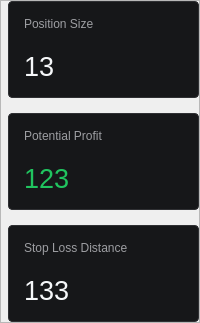
                                     <widget class="QFrame" name="frame_25">
                                      <property name="frameShape">
                                       <enum>QFrame::Shape::StyledPanel</enum>
                                      </property>
                                      <property name="frameShadow">
                                       <enum>QFrame::Shadow::Raised</enum>
                                      </property>
                                      <layout class="QVBoxLayout" name="verticalLayout_28">
                                       <property name="spacing">
                                        <number>15</number>
                                       </property>
                                       <property name="leftMargin">
                                        <number>7</number>
                                       </property>
                                       <property name="topMargin">
                                        <number>0</number>
                                       </property>
                                       <property name="rightMargin">
                                        <number>0</number>
                                       </property>
                                       <property name="bottomMargin">
                                        <number>0</number>
                                       </property>
                                       <item>
                                        <widget class="QFrame" name="frame_38">
                                         <property name="styleSheet">
                                          <string notr="true">background-color: rgb(22, 23, 25);
border:1px solid #2f3033;
border-radius:4px ;</string>
                                         </property>
                                         <property name="frameShape">
                                          <enum>QFrame::Shape::StyledPanel</enum>
                                         </property>
                                         <property name="frameShadow">
                                          <enum>QFrame::Shadow::Raised</enum>
                                         </property>
                                         <layout class="QVBoxLayout" name="verticalLayout_27">
                                          <property name="spacing">
                                           <number>20</number>
                                          </property>
                                          <property name="leftMargin">
                                           <number>15</number>
                                          </property>
                                          <property name="topMargin">
                                           <number>15</number>
                                          </property>
                                          <property name="rightMargin">
                                           <number>15</number>
                                          </property>
                                          <property name="bottomMargin">
                                           <number>15</number>
                                          </property>
                                          <item>
                                           <widget class="QFrame" name="frame_39">
                                            <property name="styleSheet">
                                             <string notr="true">border:0px;</string>
                                            </property>
                                            <property name="frameShape">
                                             <enum>QFrame::Shape::StyledPanel</enum>
                                            </property>
                                            <property name="frameShadow">
                                             <enum>QFrame::Shadow::Raised</enum>
                                            </property>
                                            <layout class="QHBoxLayout" name="horizontalLayout_32" stretch="1">
                                             <property name="spacing">
                                              <number>0</number>
                                             </property>
                                             <property name="leftMargin">
                                              <number>0</number>
                                             </property>
                                             <property name="topMargin">
                                              <number>0</number>
                                             </property>
                                             <property name="rightMargin">
                                              <number>0</number>
                                             </property>
                                             <property name="bottomMargin">
                                              <number>0</number>
                                             </property>
                                             <item>
                                              <widget class="QLabel" name="label_68">
                                               <property name="styleSheet">
                                                <string notr="true">color:#9d9ea2;
border:0px;</string>
                                               </property>
                                               <property name="text">
                                                <string>Position Size</string>
                                               </property>
                                              </widget>
                                             </item>
                                            </layout>
                                           </widget>
                                          </item>
                                          <item>
                                           <widget class="QLabel" name="pot_Size_label">
                                            <property name="font">
                                             <font>
                                              <family>Microsoft Sans Serif</family>
                                              <pointsize>20</pointsize>
                                              <fontweight>ExtraBold</fontweight>
                                             </font>
                                            </property>
                                            <property name="styleSheet">
                                             <string notr="true">color:#f5f7f9;
border:0px;</string>
                                            </property>
                                            <property name="text">
                                             <string>13</string>
                                            </property>
                                           </widget>
                                          </item>
                                         </layout>
                                        </widget>
                                       </item>
                                       <item>
                                        <widget class="QFrame" name="frame_36">
                                         <property name="styleSheet">
                                          <string notr="true">background-color: rgb(22, 23, 25);
border:1px solid #2f3033;
border-radius:4px ;</string>
                                         </property>
                                         <property name="frameShape">
                                          <enum>QFrame::Shape::StyledPanel</enum>
                                         </property>
                                         <property name="frameShadow">
                                          <enum>QFrame::Shadow::Raised</enum>
                                         </property>
                                         <layout class="QVBoxLayout" name="verticalLayout_26">
                                          <property name="spacing">
                                           <number>20</number>
                                          </property>
                                          <property name="leftMargin">
                                           <number>15</number>
                                          </property>
                                          <property name="topMargin">
                                           <number>15</number>
                                          </property>
                                          <property name="rightMargin">
                                           <number>15</number>
                                          </property>
                                          <property name="bottomMargin">
                                           <number>15</number>
                                          </property>
                                          <item>
                                           <widget class="QFrame" name="frame_37">
                                            <property name="styleSheet">
                                             <string notr="true">border:0px;</string>
                                            </property>
                                            <property name="frameShape">
                                             <enum>QFrame::Shape::StyledPanel</enum>
                                            </property>
                                            <property name="frameShadow">
                                             <enum>QFrame::Shadow::Raised</enum>
                                            </property>
                                            <layout class="QHBoxLayout" name="horizontalLayout_31" stretch="1,0">
                                             <property name="spacing">
                                              <number>0</number>
                                             </property>
                                             <property name="leftMargin">
                                              <number>0</number>
                                             </property>
                                             <property name="topMargin">
                                              <number>0</number>
                                             </property>
                                             <property name="rightMargin">
                                              <number>0</number>
                                             </property>
                                             <property name="bottomMargin">
                                              <number>0</number>
                                             </property>
                                             <item>
                                              <widget class="QLabel" name="label_65">
                                               <property name="styleSheet">
                                                <string notr="true">color:#9d9ea2;
border:0px;</string>
                                               </property>
                                               <property name="text">
                                                <string>Potential Profit</string>
                                               </property>
                                              </widget>
                                             </item>
                                             <item>
                                              <widget class="QLabel" name="label_66">
                                               <property name="maximumSize">
                                                <size>
                                                 <width>16</width>
                                                 <height>16</height>
                                                </size>
                                               </property>
                                               <property name="pixmap">
                                                <pixmap resource="resources.qrc">:/icons/icons/arrow-up-right.svg</pixmap>
                                               </property>
                                               <property name="alignment">
                                                <set>Qt::AlignmentFlag::AlignCenter</set>
                                               </property>
                                              </widget>
                                             </item>
                                            </layout>
                                           </widget>
                                          </item>
                                          <item>
                                           <widget class="QLabel" name="pot_Profit_label">
                                            <property name="font">
                                             <font>
                                              <family>Microsoft Sans Serif</family>
                                              <pointsize>20</pointsize>
                                              <fontweight>ExtraBold</fontweight>
                                             </font>
                                            </property>
                                            <property name="styleSheet">
                                             <string notr="true">color:#20c45f;
border:0px;</string>
                                            </property>
                                            <property name="text">
                                             <string>123</string>
                                            </property>
                                           </widget>
                                          </item>
                                         </layout>
                                        </widget>
                                       </item>
                                       <item>
                                        <widget class="QFrame" name="frame_34">
                                         <property name="styleSheet">
                                          <string notr="true">background-color: rgb(22, 23, 25);
border:1px solid #2f3033;
border-radius:4px ;</string>
                                         </property>
                                         <property name="frameShape">
                                          <enum>QFrame::Shape::StyledPanel</enum>
                                         </property>
                                         <property name="frameShadow">
                                          <enum>QFrame::Shadow::Raised</enum>
                                         </property>
                                         <layout class="QVBoxLayout" name="verticalLayout_25">
                                          <property name="spacing">
                                           <number>20</number>
                                          </property>
                                          <property name="leftMargin">
                                           <number>15</number>
                                          </property>
                                          <property name="topMargin">
                                           <number>15</number>
                                          </property>
                                          <property name="rightMargin">
                                           <number>15</number>
                                          </property>
                                          <property name="bottomMargin">
                                           <number>15</number>
                                          </property>
                                          <item>
                                           <widget class="QFrame" name="frame_35">
                                            <property name="styleSheet">
                                             <string notr="true">border:0px;</string>
                                            </property>
                                            <property name="frameShape">
                                             <enum>QFrame::Shape::StyledPanel</enum>
                                            </property>
                                            <property name="frameShadow">
                                             <enum>QFrame::Shadow::Raised</enum>
                                            </property>
                                            <layout class="QHBoxLayout" name="horizontalLayout_30" stretch="1">
                                             <property name="spacing">
                                              <number>0</number>
                                             </property>
                                             <property name="leftMargin">
                                              <number>0</number>
                                             </property>
                                             <property name="topMargin">
                                              <number>0</number>
                                             </property>
                                             <property name="rightMargin">
                                              <number>0</number>
                                             </property>
                                             <property name="bottomMargin">
                                              <number>0</number>
                                             </property>
                                             <item>
                                              <widget class="QLabel" name="label_62">
                                               <property name="styleSheet">
                                                <string notr="true">color:#9d9ea2;
border:0px;</string>
                                               </property>
                                               <property name="text">
                                                <string>Stop Loss Distance</string>
                                               </property>
                                              </widget>
                                             </item>
                                            </layout>
                                           </widget>
                                          </item>
                                          <item>
                                           <widget class="QLabel" name="pot_SLD_label">
                                            <property name="font">
                                             <font>
                                              <family>Microsoft Sans Serif</family>
                                              <pointsize>20</pointsize>
                                              <fontweight>ExtraBold</fontweight>
                                             </font>
                                            </property>
                                            <property name="styleSheet">
                                             <string notr="true">color:#f5f7f9;
border:0px;</string>
                                            </property>
                                            <property name="text">
                                             <string>133</string>
                                            </property>
                                           </widget>
                                          </item>
                                         </layout>
                                        </widget>
                                       </item>
                                      </layout>
                                     </widget>
